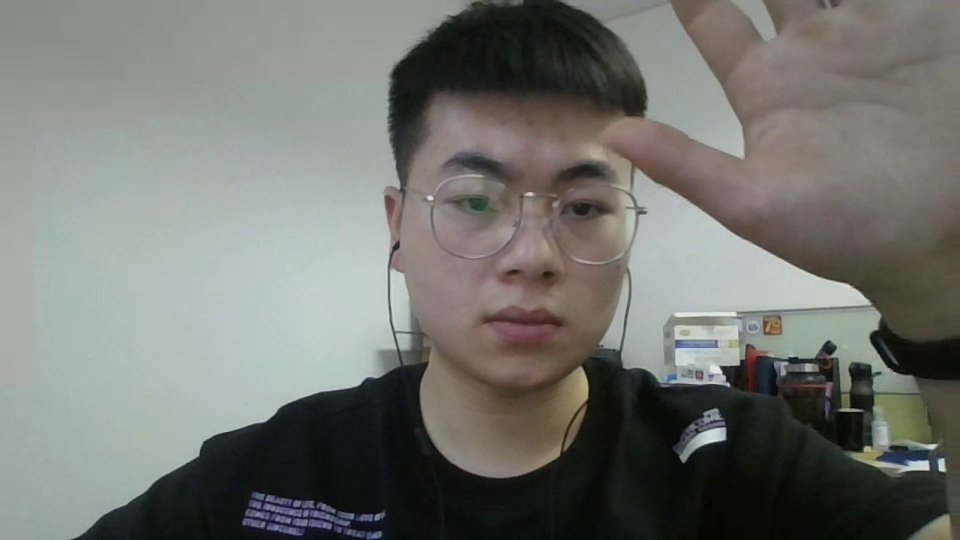
#> input picture frame 18 of opencv/video/2021-11-25-105819.webm, 960 x 540 px
$ python '07视频检测.py'
#> lines starting #> are read from the running program, lines starting #| are printed output that depends on the picture; after the words box and inside, x2 and y2 are one past the last pixel; in counts of white or black regions, pixels touching at a corner belong together
# 导入cv模块
import cv2 as cv


# 定义检测函数
def face_detect_demo(img):
    gary = cv.cvtColor(img, cv.COLOR_BGR2GRAY)
    face_detect = cv.CascadeClassifier('../haarcascades/haarcascade_frontalface_alt2.xml')
    # 方法参数解释
    # image:传入的图片
    # scaleFactor: 每次循环缩放的比例
    # minNeighbors: 确定次数，输入数字表示多次确认后方可确定人脸
    # flags: 0
    # minSize: 图片中人脸最小有多小
    # maxSize: 图片中人脸最大有多大
    face = face_detect.detectMultiScale(gary)
    for x, y, w, h in face:
        cv.rectangle(img, (x, y), (x + w, y + h), color=(0, 0, 255), thickness=2)
    cv.imshow('result', img)


# 读取视频或摄像头(输入参数为0,表示默认摄像头，其他表示视频或其他摄像头)
cap = cv.VideoCapture('../pictures/2021-11-25-105819.webm')
# cap = cv.VideoCapture(0)
cap.read()
# img = cv.imread('face5.jpeg')

while True:
    flag, frame = cap.read()
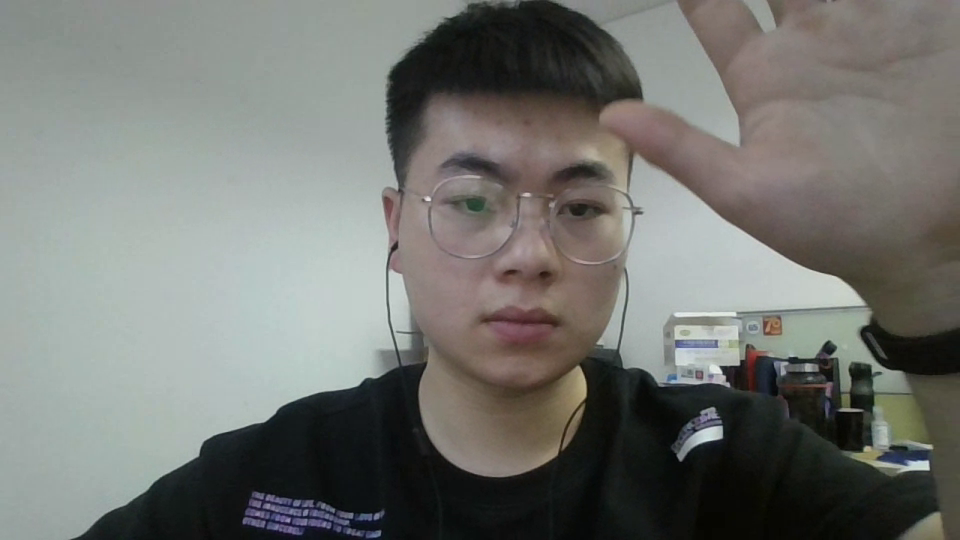
#> input picture frame 19 of opencv/video/2021-11-25-105819.webm, 960 x 540 px
#> frame is the input picture: shape (540, 960, 3); mean B, G, R 113.1, 117.3, 115.7
    if not flag:
        break
    face_detect_demo(frame)
#> in face_detect_demo, `gary = cv.cvtColor(img, cv.COLOR_BGR2GRAY)`:
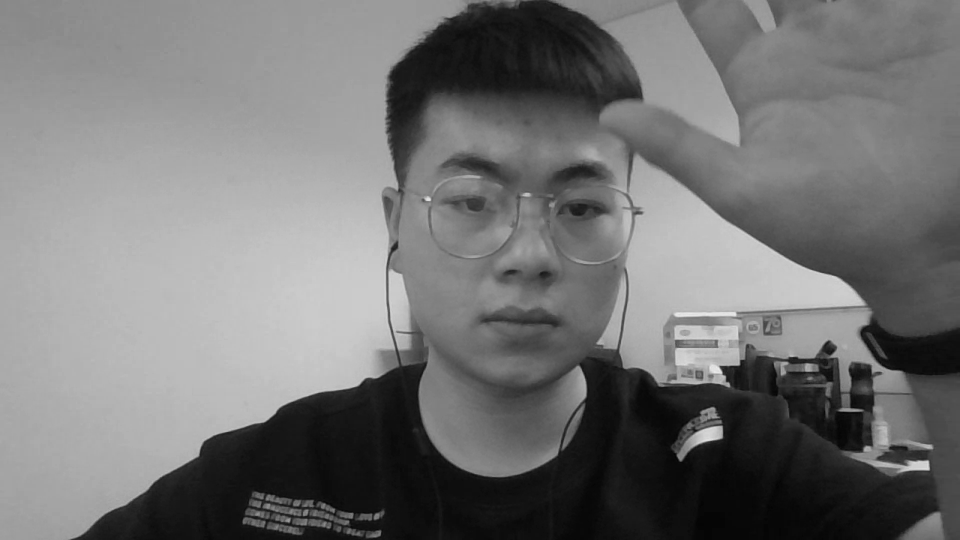
#> gary: shape (540, 960); min 3, max 234, mean 116.3
#> in face_detect_demo, `face = face_detect.detectMultiScale(gary)`: face = [[380, 82, 295, 295]]
#> the loop in face_detect_demo, `for x, y, w, h in face:` made 1 pass
#> after the loop in face_detect_demo, `for x, y, w, h in face:`:
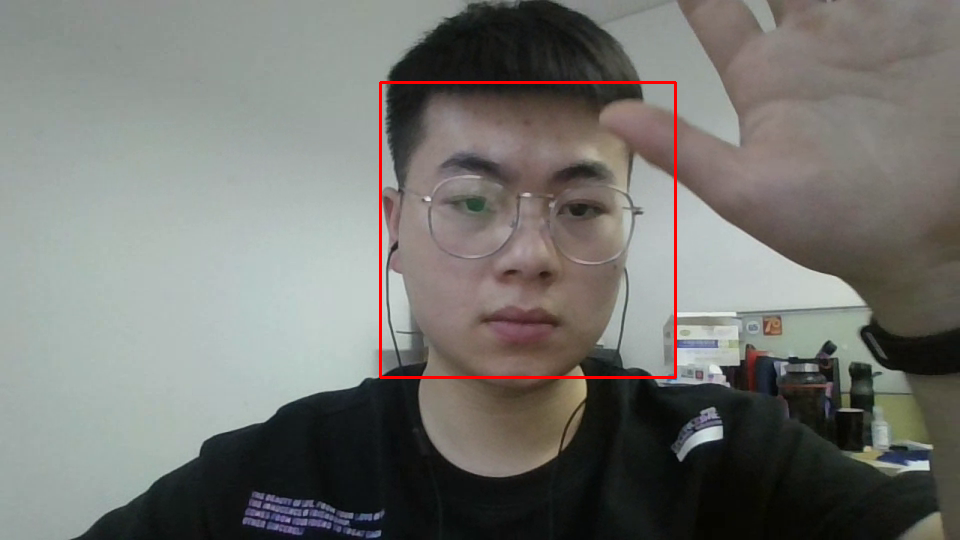
#> img: shape (540, 960, 3); 0.68% of pixels changed, all inside (x1, y1, x2, y2) = (379, 81, 677, 379)
    if ord('q') == cv.waitKey(1):
#> (key q is pressed here)
        break
# 释放内存
cv.destroyAllWindows()
# 释放摄像头
cap.release()

$ run again, starting later in the video
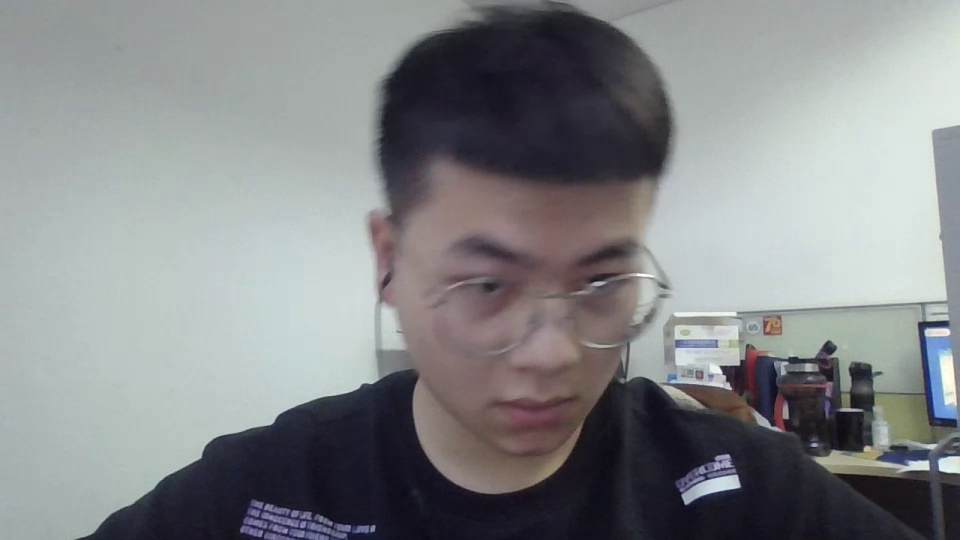
#> input picture frame 83 of opencv/video/2021-11-25-105819.webm, 960 x 540 px
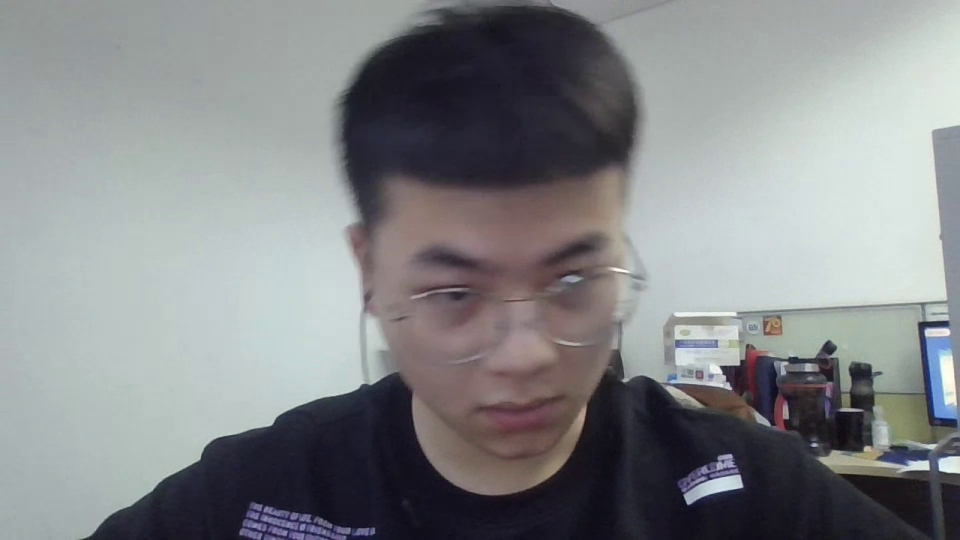
#> input picture frame 84 of opencv/video/2021-11-25-105819.webm, 960 x 540 px
#> frame is the input picture: shape (540, 960, 3); mean B, G, R 136.5, 134.5, 132.3
#> face = [[345, 159, 327, 327]]
#> the loop in face_detect_demo, `for x, y, w, h in face:` made 1 pass
#> after the loop in face_detect_demo, `for x, y, w, h in face:`:
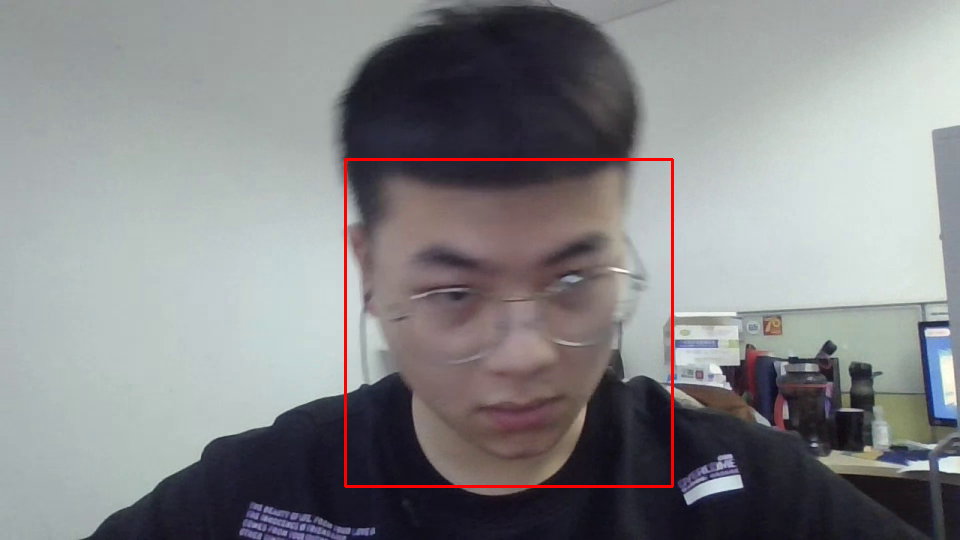
#> img: shape (540, 960, 3); 0.76% of pixels changed, all inside (x1, y1, x2, y2) = (344, 158, 674, 488)

$ run again, starting later in the video
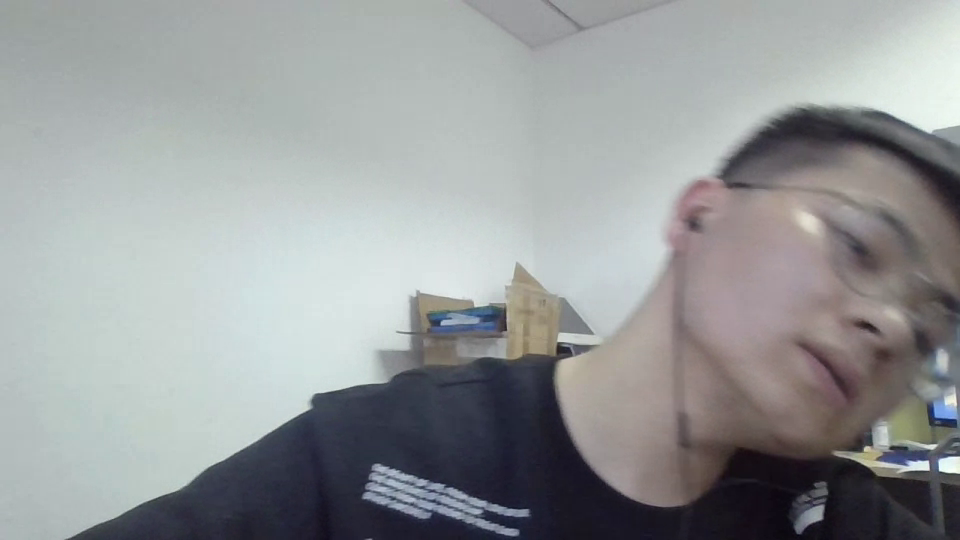
#> input picture frame 148 of opencv/video/2021-11-25-105819.webm, 960 x 540 px
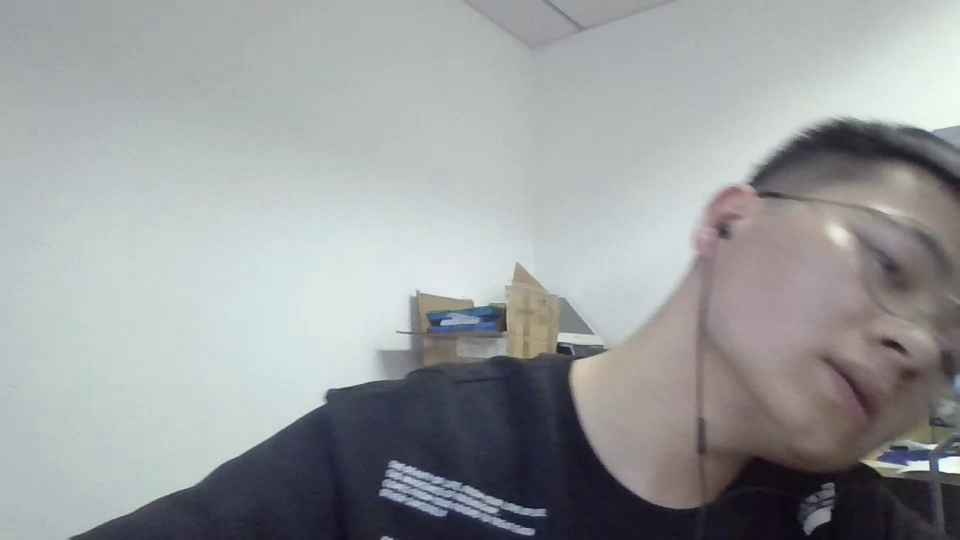
#> input picture frame 149 of opencv/video/2021-11-25-105819.webm, 960 x 540 px
#> frame is the input picture: shape (540, 960, 3); mean B, G, R 157.7, 156.9, 153.6
#> face = ()
